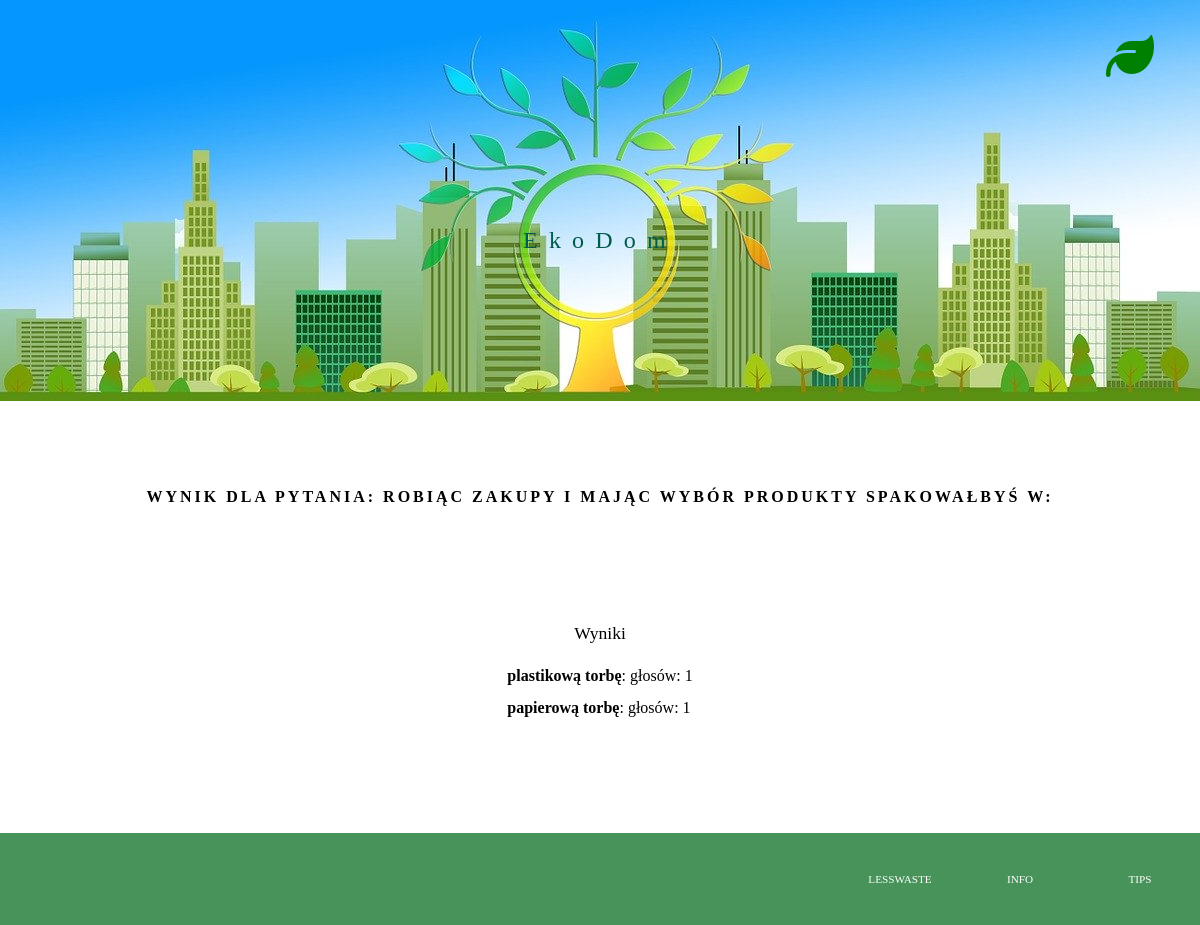
The page /polls/8/results on the database its author committed.
### polls/models.py (models this page shows, shortened)
class Choice(models.Model):
    question = models.ForeignKey(Question, on_delete=models.CASCADE)
    choice_text = models.CharField(max_length=200)
    votes = models.IntegerField(default=0)

### polls/views.py (the view)
# urls.py: path('<int:question_id>/results', views.ResultsView.as_view(), name='results'),
class ResultsView(DetailView):
    queryset = Question.objects.all()
    pk_url_kwarg = "question_id"
    template_name = 'polls/results.html'
    context_object_name = "question"
    def get_context_data(self, **kwargs):
        context = {
            "title": f'Wynik dla pytania:\n {self.object.question_text}'
        }
        context.update(kwargs)
        return super().get_context_data(**context)

### polls/templates/polls/results.html
{% extends "base.html" %}
{% block content %}
<section class="questionDetails">
    <p>Wyniki</p>
    <ul>
        {% for choice in question.choice_set.all %}
        <li><b>{{ choice.choice_text }}</b>: głosów: {{ choice.votes }}</li>
        {% endfor %}
    </ul>
</section>
{% endblock %}

### polls/static/polls/style.css (style rules this page uses)
* { margin: 0; padding: 0; box-sizing: border-box; }
body { display: flex; min-height: 100vh; flex-direction: column; }
ul { list-style-type: none; }
.questionDetails { width: 80%; display: flex; flex-direction: column; align-items: center; justify-content: center; min-height: 30vh; }
.questionDetails ul { line-height: 2rem; }
.questionDetails > p { margin: 1rem 0; font-size: 1.1rem; }

### rows shown on the page
Choice: choice_text "plastikową torbę", votes "1"
Choice: choice_text "papierową torbę", votes "1"

### other values the page prints
{{ title }} "WYNIK DLA PYTANIA: ROBIĄC ZAKUPY I MAJĄC WYBÓR PRODUKTY SPAKOWAŁBYŚ W:"
